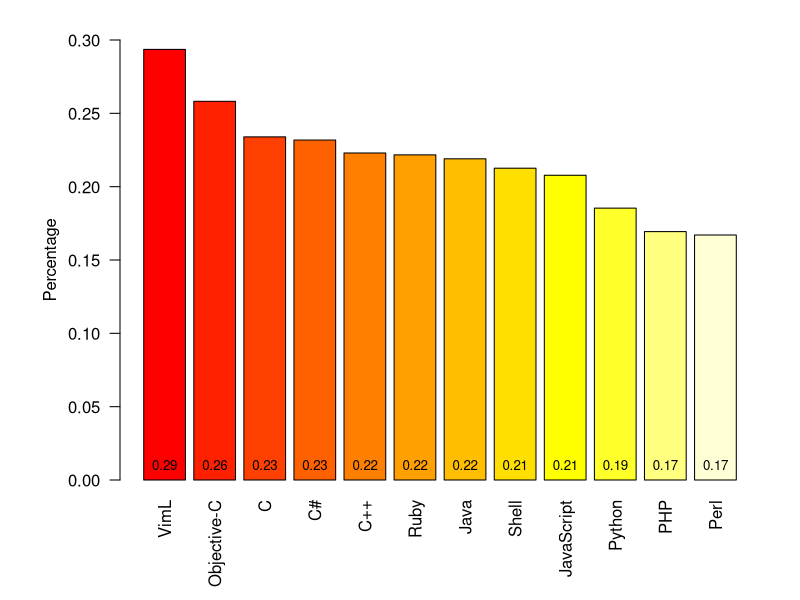

Source code (R):
# comment.char = "" must be set due to # char in C# 
tcir = read.table("merged_counts_swearing.csv", sep=",", header=TRUE, comment.char = "")
# order by issue_count descending then by language name
sorted_by_ratio <- tcir[with(tcir, order(-percentage, language)), ]

# open a device using png() and specify taget image file
png(filename="commit-messages-swearing-percentage.png",
    width = 800, height = 600, units = "px", pointsize = 14
)

# vertical labels: las=2, margins: mar=c(bottom, left, top, right)
par(las=2, mar=c(6, 6, 2, 2))
bp <- barplot(sorted_by_ratio$percentage,
    ylab="Percentage",
    ylim=c(0,.3),
    names.arg=sorted_by_ratio$language,
    col=heat.colors(nrow(tcir))
)
text(bp, 0, round(sorted_by_ratio$percentage, 2), cex=.8, pos=3)

# close device
dev.off()
